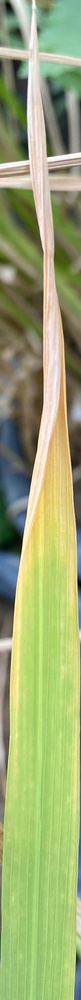
#> input picture rice_nutrient_detection/data/rice_plant_lacks_nutrients/Nitrogen(N)/untitled-1.JPG, 81 x 1000 px, shrunk from 310 x 3834 before the run
$ python -i feature_extractor.py   (imports and definitions only)   (older library calls are emulated)
#> lines starting #> are read from the running program, lines starting #| are printed output that depends on the picture
import cv2
import numpy as np
from skimage.feature import graycomatrix, graycoprops, local_binary_pattern
from skimage.color import rgb2gray

class FeatureExtractor:
    def __init__(self):
        self.feature_names = []

    def extract_color_features(self, image):
        """Extract color-based features"""
        features = []

        # RGB channels
        r, g, b = cv2.split(image)
        features.extend([np.mean(r), np.std(r), np.mean(g), np.std(g), np.mean(b), np.std(b)])

        # HSV channels
        hsv = cv2.cvtColor(image, cv2.COLOR_RGB2HSV)
        h, s, v = cv2.split(hsv)
        features.extend([np.mean(h), np.std(h), np.mean(s), np.std(s), np.mean(v), np.std(v)])

        # Color ratios
        total_pixels = image.shape[0] * image.shape[1]
        features.append(np.sum(r > g) / total_pixels)  # Red dominance
        features.append(np.sum(g > r) / total_pixels)  # Green dominance
        features.append(np.sum(b > r) / total_pixels)  # Blue dominance

        return features

    def extract_texture_features(self, image):
        """Extract texture-based features using GLCM and LBP"""
        gray = rgb2gray(image)
        gray = (gray * 255).astype(np.uint8)

        features = []

        # GLCM features
        glcm = graycomatrix(gray, distances=[1], angles=[0, 45, 90, 135], levels=256, symmetric=True, normed=True)
        features.extend([
            graycoprops(glcm, 'contrast')[0, 0],
            graycoprops(glcm, 'dissimilarity')[0, 0],
            graycoprops(glcm, 'homogeneity')[0, 0],
            graycoprops(glcm, 'energy')[0, 0]
        ])

        # LBP features
        lbp = local_binary_pattern(gray, 8, 1, method='uniform')
        features.extend([np.mean(lbp), np.std(lbp)])

        return features

    def extract_all_features(self, image):
        """Extract all features for an image"""
        color_features = self.extract_color_features(image)
        texture_features = self.extract_texture_features(image)

        all_features = color_features + texture_features
        return all_features

>>> import cv2
>>> picture = cv2.cvtColor(cv2.imread('../../data/rice_plant_lacks_nutrients/Nitrogen(N)/untitled-1.JPG'), cv2.COLOR_BGR2RGB)
>>> result = FeatureExtractor().extract_all_features(picture)
#> in extract_color_features, `r, g, b = cv2.split(image)`:
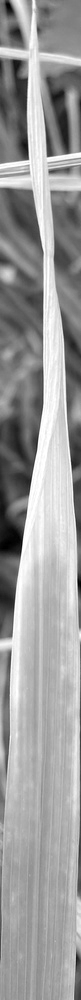
#> r: shape (1000, 81); min 0, max 255, mean 155.8
#> in extract_color_features, `r, g, b = cv2.split(image)`:
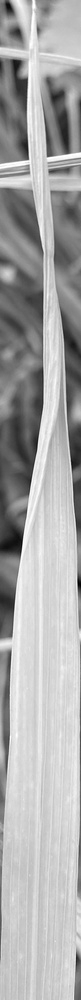
#> g: shape (1000, 81); min 0, max 255, mean 169
#> in extract_color_features, `r, g, b = cv2.split(image)`:
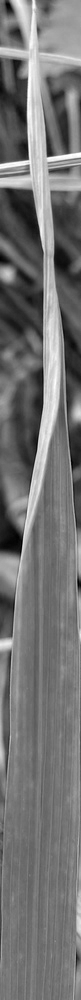
#> b: shape (1000, 81); min 0, max 255, mean 115.7
#> in extract_color_features, `hsv = cv2.cvtColor(image, cv2.COLOR_RGB2HSV)`: hsv: shape (1000, 81, 3); mean H, S, V 39.5, 91.1, 175
#> in extract_color_features, `h, s, v = cv2.split(hsv)`:
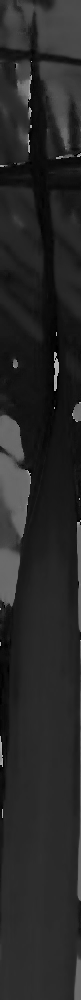
#> h: shape (1000, 81); min 0, max 179, mean 39.5
#> in extract_color_features, `h, s, v = cv2.split(hsv)`:
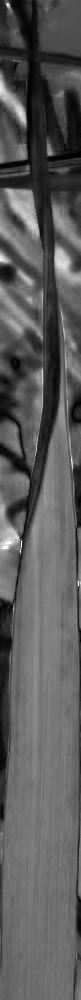
#> s: shape (1000, 81); min 0, max 255, mean 91.1
#> in extract_color_features, `h, s, v = cv2.split(hsv)`:
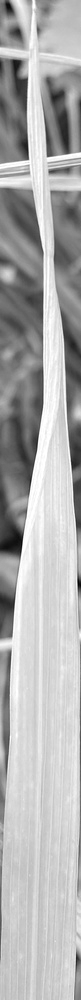
#> v: shape (1000, 81); min 3, max 255, mean 175
#> in extract_all_features, `color_features = self.extract_color_features(image)`: color_features = [155.8, 56.19, 169, 56.4, 115.7, 45.45, 39.51, 23.64, 91.12, 39.87, 175, 56.33, 0.351, 0.635, 0.127]
#> in extract_texture_features, `lbp = local_binary_pattern(gray, 8, 1, method='uniform')`:
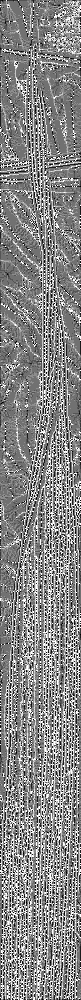
#> lbp: shape (1000, 81) float64; min 0, max 9, mean 4.78; drawn with min black and max white
#> in extract_all_features, `texture_features = self.extract_texture_features(image)`: texture_features = [314.1, 8.35, 0.195, 0.0183, 4.78, 2.33]
#> in extract_all_features, `all_features = color_features + texture_features`: all_features = [155.8, 56.19, 169, 56.4, 115.7, 45.45, 39.51, 23.64, 91.12, 39.87, 175, 56.33, 0.351, 0.635, 0.127, 314.1, 8.35, 0.195, 0.0183, 4.78, 2.33]
#> result has the same summary as all_features in extract_all_features

$ run again, on rice_nutrient_detection/data/rice_plant_lacks_nutrients/Nitrogen(N)/untitled-105.JPG
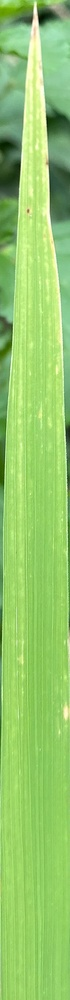
#> input picture rice_nutrient_detection/data/rice_plant_lacks_nutrients/Nitrogen(N)/untitled-105.JPG, 70 x 1000 px, shrunk from 227 x 3260 before the run
#> hsv: shape (1000, 70, 3); mean H, S, V 48.2, 120.3, 201.7
#> in extract_color_features, `h, s, v = cv2.split(hsv)`:
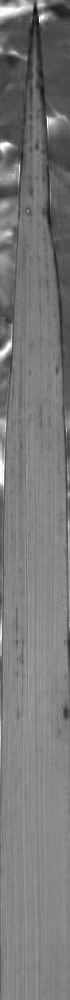
#> s: shape (1000, 70); min 15, max 255, mean 120.3
#> color_features = [148.7, 37, 201.7, 37.06, 107.6, 29.33, 48.19, 7.09, 120.3, 26.8, 201.7, 37.09, 0.00417, 0.995, 0.11]
#> in extract_texture_features, `lbp = local_binary_pattern(gray, 8, 1, method='uniform')`:
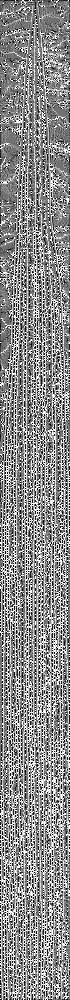
#> lbp: shape (1000, 70) float64; min 0, max 9, mean 4.96; drawn with min black and max white
#> texture_features = [242.5, 8.37, 0.181, 0.0241, 4.96, 2.67]
#> all_features = [148.7, 37, 201.7, 37.06, 107.6, 29.33, 48.19, 7.09, 120.3, 26.8, 201.7, 37.09, 0.00417, 0.995, 0.11, 242.5, 8.37, 0.181, 0.0241, 4.96, 2.67]
#> result has the same summary as all_features in extract_all_features

$ run again, on rice_nutrient_detection/data/rice_plant_lacks_nutrients/Nitrogen(N)/untitled-113.JPG
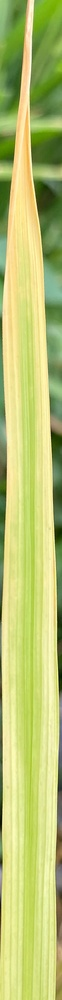
#> input picture rice_nutrient_detection/data/rice_plant_lacks_nutrients/Nitrogen(N)/untitled-113.JPG, 62 x 1000 px, shrunk from 249 x 4004 before the run
#> hsv: shape (1000, 62, 3); mean H, S, V 35, 114.1, 199.8
#> in extract_color_features, `h, s, v = cv2.split(hsv)`:
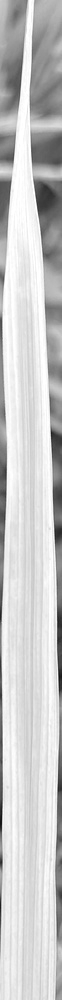
#> v: shape (1000, 62); min 17, max 255, mean 199.8
#> color_features = [185.2, 62.42, 195.8, 49.91, 114.4, 44.84, 34.95, 10.83, 114.1, 37.37, 199.8, 51.88, 0.285, 0.697, 0.0165]
#> in extract_texture_features, `lbp = local_binary_pattern(gray, 8, 1, method='uniform')`:
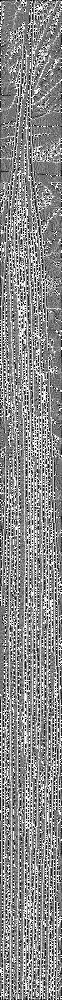
#> lbp: shape (1000, 62) float64; min 0, max 9, mean 4.92; drawn with min black and max white
#> texture_features = [415.5, 9.51, 0.18, 0.02, 4.92, 2.41]
#> all_features = [185.2, 62.42, 195.8, 49.91, 114.4, 44.84, 34.95, 10.83, 114.1, 37.37, 199.8, 51.88, 0.285, 0.697, 0.0165, 415.5, 9.51, 0.18, 0.02, 4.92, 2.41]
#> result has the same summary as all_features in extract_all_features

$ run again, on rice_nutrient_detection/data/rice_plant_lacks_nutrients/Nitrogen(N)/untitled-115.JPG
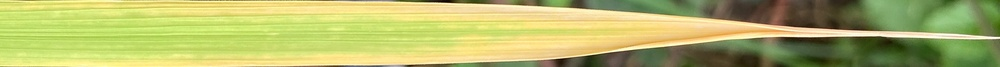
#> input picture rice_nutrient_detection/data/rice_plant_lacks_nutrients/Nitrogen(N)/untitled-115.JPG, 1000 x 67 px, shrunk from 3135 x 210 before the run
#> hsv: shape (67, 1000, 3); mean H, S, V 31.8, 115.7, 191.5
#> color_features = [179.1, 67.98, 183.2, 62.19, 105.6, 40.77, 31.81, 10.23, 115.7, 26.98, 191.5, 64.27, 0.451, 0.541, 0.00161]
#> in extract_texture_features, `lbp = local_binary_pattern(gray, 8, 1, method='uniform')`:
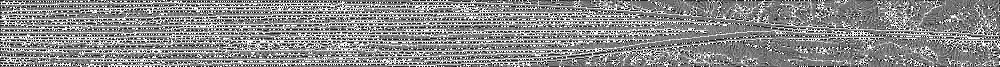
#> lbp: shape (67, 1000) float64; min 0, max 9, mean 4.88; drawn with min black and max white
#> texture_features = [8.07, 1.86, 0.444, 0.0399, 4.88, 2.43]
#> all_features = [179.1, 67.98, 183.2, 62.19, 105.6, 40.77, 31.81, 10.23, 115.7, 26.98, 191.5, 64.27, 0.451, 0.541, 0.00161, 8.07, 1.86, 0.444, 0.0399, 4.88, 2.43]
#> result has the same summary as all_features in extract_all_features
